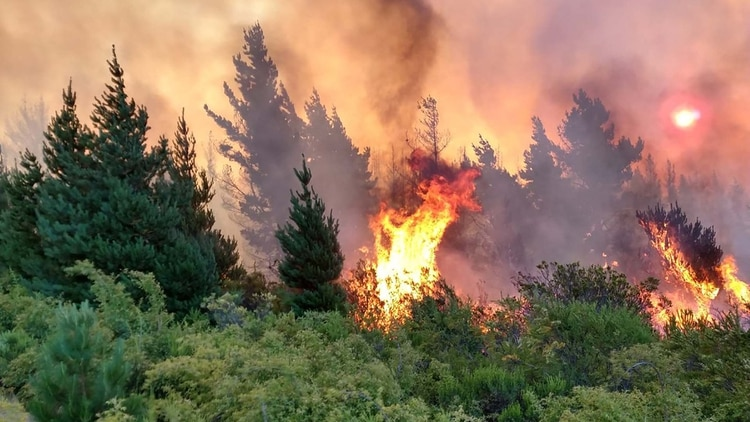
#> input picture FireForest.jpg, 750 x 422 px
$ python grayScaleHistogram.py --imagen FireForest.jpg
#> lines starting #> are read from the running program, lines starting #| are printed output that depends on the picture
from matplotlib import pyplot as plt
import argparse
import cv2

ap = argparse.ArgumentParser()
ap.add_argument("-i","--imagen", required=True,
        help="Imagen pasada por Path")
args = vars(ap.parse_args())

imagen = cv2.imread(args["imagen"])
#> imagen is the input picture: shape (422, 750, 3); mean B, G, R 91.2, 114.5, 137.7
imagen = cv2.cvtColor(imagen, cv2.COLOR_BGR2GRAY)
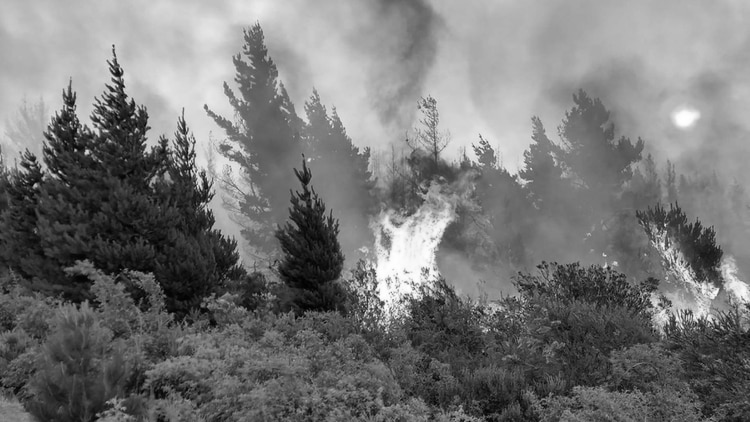
#> imagen: shape (422, 750); min 0, max 255, mean 118.8
cv2.imshow("Original Gray", imagen)

histograma = cv2.calcHist([imagen], [0], None, [256], [0,256])
#> histograma = 256 values, max 2764 at index 181, min 1 at index 0, mean 1236.3

#Plt crea una tabla para graficar
plt.figure()
plt.title("Histograma de Escala de Grices")
plt.xlabel("Bins")
plt.ylabel("# de Pixels")
plt.plot(histograma)
plt.xlim([0,256])
plt.show()
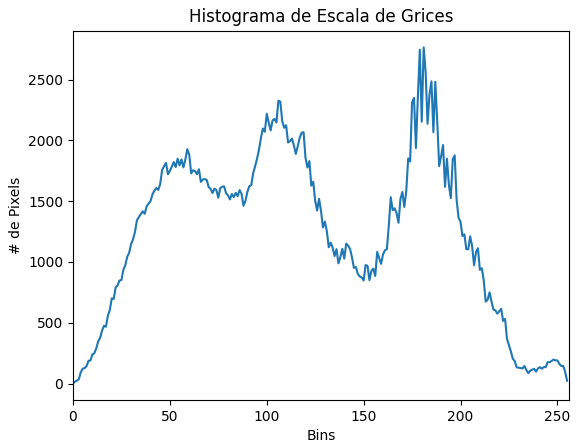
#> figure drawn by matplotlib, 1 panel; curve peaks at x = 181, y = 2764

cv2.waitKey(0)
cv2.destroyAllWindows()
